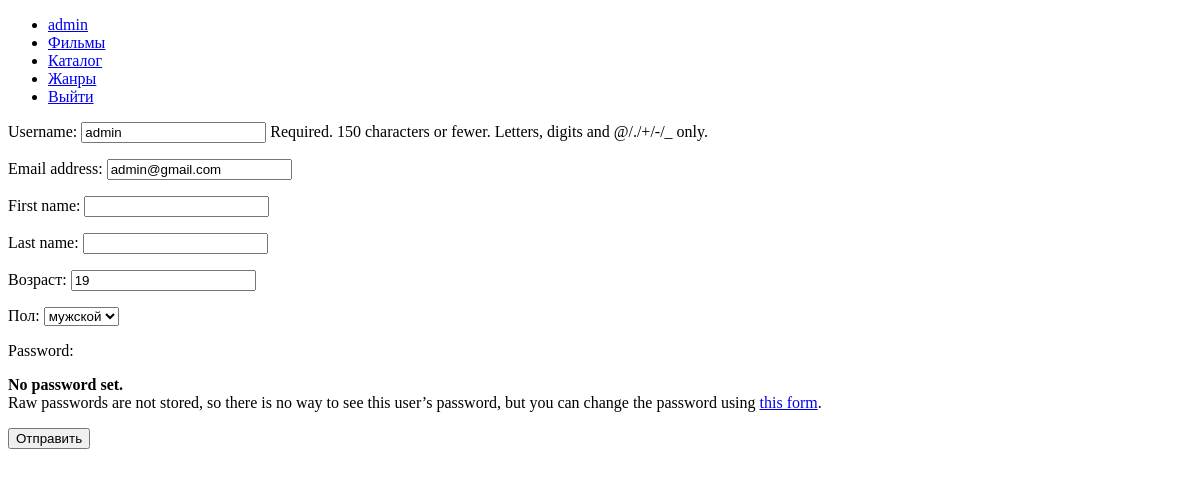
The app's page /auth/profile/ (signed in) with its own data.
### authapp/models.py (models this page shows)
class FilmUser(AbstractUser):
    MALE = 'M'
    FEMALE = 'W'
    GENDER_CHOICES = (
        (MALE, 'мужской'),
        (FEMALE, 'женский'),
    )
    age = models.IntegerField(verbose_name="Возраст", null=True, blank=True)
    gender = models.CharField(verbose_name='пол', max_length=1, choices=GENDER_CHOICES, blank=True)

### authapp/views.py (the view, shortened to what this page needs)
# urls.py: path('profile/', views.Profile.as_view(), name='profile')
class Profile(PageMainTitleMixin, UpdateView):
    form_class = UserProfileForm
    template_name = 'authapp/profile.html'
    success_url = reverse_lazy('film:movies_list')
    main_title = "Профиль"
    def get_object(self, queryset=None):
        return self.request.user

### authapp/forms.py
class UserProfileForm(UserChangeForm):
    class Meta:
        model = FilmUser
        fields = ('username', 'email', 'first_name', 'last_name', 'age', 'gender')

### authapp/views.py (called while the page is built)
    def get_context_data(self, *, object_list=None, **kwargs):
        data = super().get_context_data(object_list=None, **kwargs)
        data['main_title'] = self.main_title
        return data

### authapp/templates/authapp/profile.html (shortened to what this page needs)
{% extends 'filmsapp/root.html' %}
{% block content %}
    {% include 'filmsapp/includes/inc__menu.html' %}
    <form method="post" enctype="multipart/form-data">
        {{ form.as_p }}
        <input type="submit" value="Отправить">
    </form>
{% endblock %}

### filmsapp/templates/filmsapp/includes/inc__menu.html
<div class="menu">
    <ul>
        {% if user.is_authenticated %}
            <li><a href="{% url 'auth:profile' %}">{{ user.username }}</a></li>
        {% else %}
            <li><a href="{% url 'auth:login' %}">Войти</a></li>
        {% endif %}
        <li><a href="{% url 'film:movies_list' %}">Фильмы</a></li>
        <li><a href="{% url 'film:category_list' %}">Каталог</a></li>
        <li><a href="{% url 'film:genre_list' %}">Жанры</a></li>
        {% if user.is_authenticated %}
            <li><a href="{% url 'auth:logout' %}">Выйти</a></li>
        {% endif %}
    </ul>
</div>

### records on screen
FilmUser: username "admin", email "admin@gmail.com", age "19", gender "мужской"
